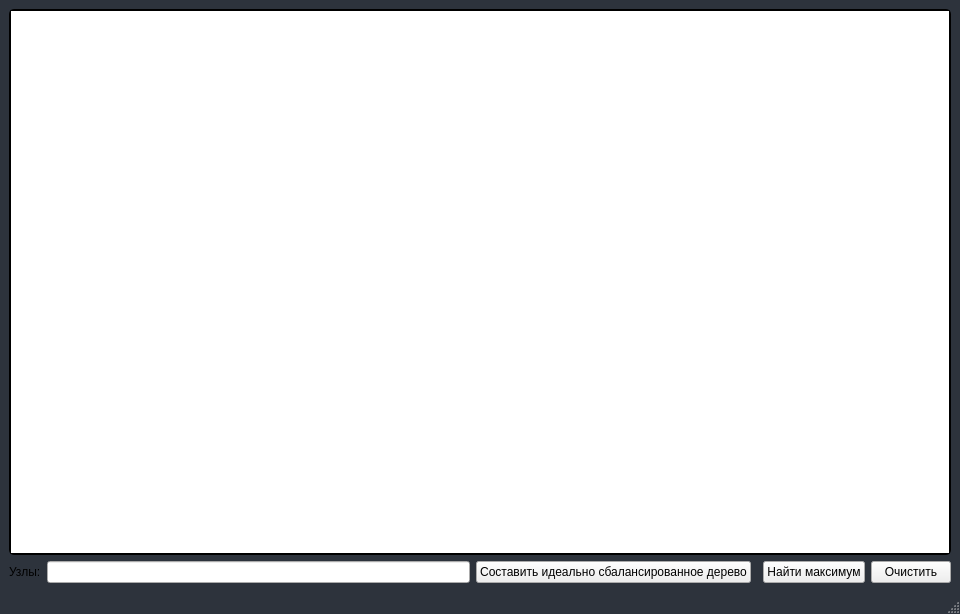
<?xml version="1.0" encoding="UTF-8"?>
<ui version="4.0">
 <class>MainWindow</class>
 <widget class="QMainWindow" name="MainWindow">
  <property name="geometry">
   <rect>
    <x>0</x>
    <y>0</y>
    <width>960</width>
    <height>614</height>
   </rect>
  </property>
  <property name="windowTitle">
   <string>TSP</string>
  </property>
  <property name="styleSheet">
   <string notr="true">QMainWindow {
background-color:#2D333C
}</string>
  </property>
  <widget class="QWidget" name="centralwidget">
   <layout class="QGridLayout" name="gridLayout">
    <item row="1" column="1">
     <widget class="QLineEdit" name="leafInput"/>
    </item>
    <item row="1" column="0">
     <widget class="QLabel" name="label">
      <property name="text">
       <string>Узлы:</string>
      </property>
     </widget>
    </item>
    <item row="1" column="4">
     <widget class="QPushButton" name="maximunButton">
      <property name="text">
       <string>Найти максимум</string>
      </property>
     </widget>
    </item>
    <item row="1" column="2">
     <widget class="QPushButton" name="balancedTreeButton">
      <property name="text">
       <string>Составить идеально сбалансированное дерево</string>
      </property>
     </widget>
    </item>
    <item row="1" column="5">
     <widget class="QPushButton" name="clearButton">
      <property name="text">
       <string>Очистить</string>
      </property>
     </widget>
    </item>
    <item row="0" column="0" colspan="6">
     <widget class="QGraphicsView" name="graphicsView">
      <property name="font">
       <font>
        <family>Consolas</family>
       </font>
      </property>
      <property name="styleSheet">
       <string notr="true">QGraphicsView {
	border: 2px solid black;
     border-radius: 5px;
}</string>
      </property>
     </widget>
    </item>
   </layout>
  </widget>
  <widget class="QStatusBar" name="statusbar"/>
  <action name="save">
   <property name="checkable">
    <bool>false</bool>
   </property>
   <property name="enabled">
    <bool>true</bool>
   </property>
   <property name="text">
    <string>Сохранить</string>
   </property>
  </action>
  <action name="open">
   <property name="text">
    <string>Открыть</string>
   </property>
  </action>
 </widget>
 <resources/>
 <connections/>
</ui>
